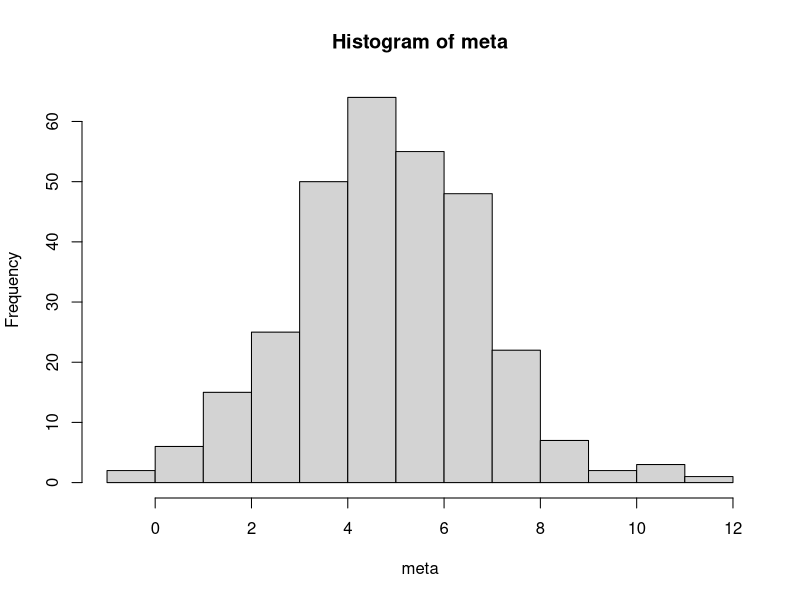
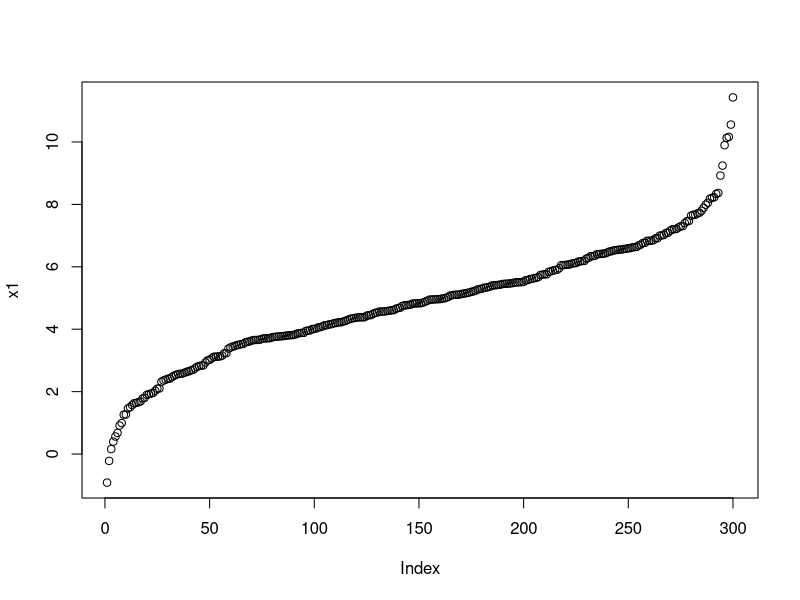
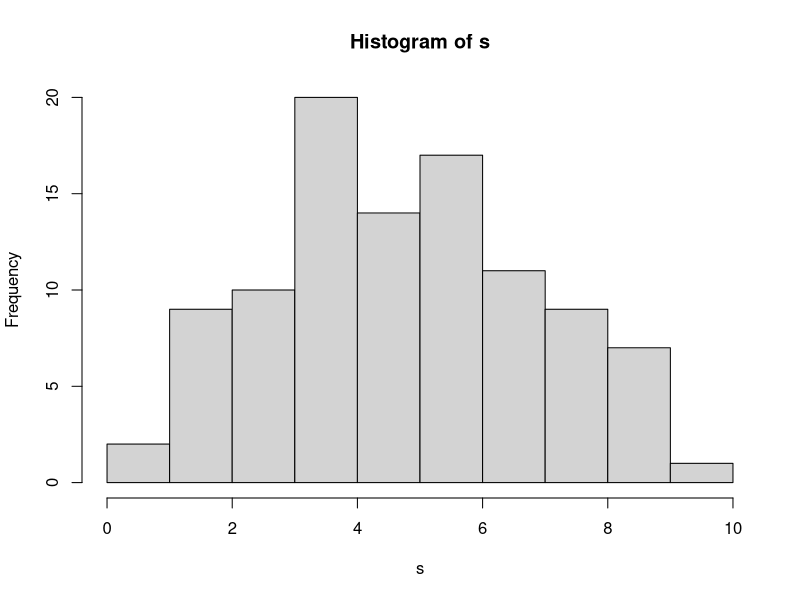

Write the R code that produced these figures, in order.
## ---- chunk 1
knitr::opts_chunk$set(echo = TRUE)
## ---- chunk 2
x <- as.integer(runif(300)*300)+1
## ---- chunk 3
meta <- rnorm(300,5,2)
hist(meta)

x1 <- sort(meta)
plot(x1)
r1 <- rank(meta)
## ---- chunk 4
meta <- rnorm(300,5,2)  #全校有300個人
idx <- as.integer(runif(100)*300)+1  #條件:300個號碼中隨機抽100號碼，可以重複

#利用runif產生0~1的亂數100個，因為要產生1~300的數字，所以要將runif()*300，ex:(0~1)*300=0~300

#meta[idx]    #動作:從meta中抽idx
s <- meta[idx]  
 
s.sum <- summary(s)
hist(s)
s.mean <- s.sum[4]  #平均值mean
s.sd <- sd(s)/sqrt(300)

#統計
print("sample mean")
print(s.mean) 
print("sample sd")
print(s.sd)

s.conf <- c(-1.96*s.sd, 1.96*s.sd)+s.mean
s.conf
